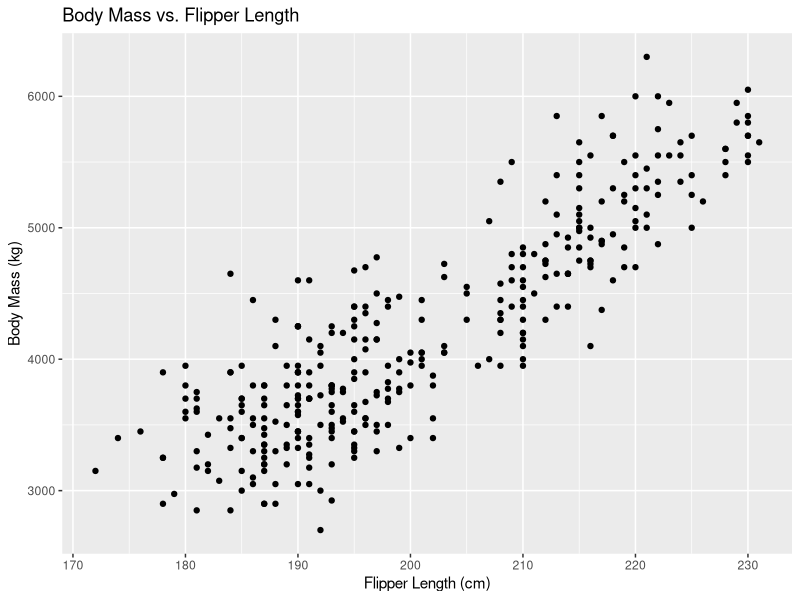
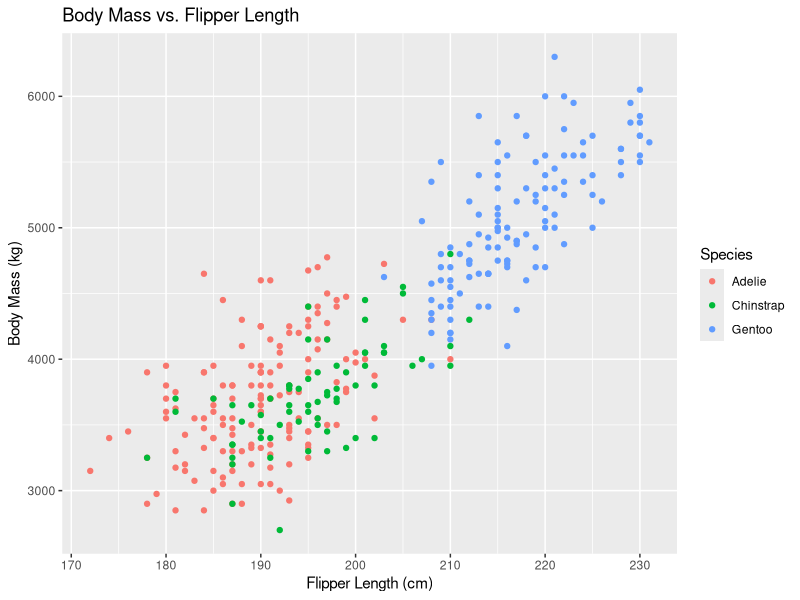
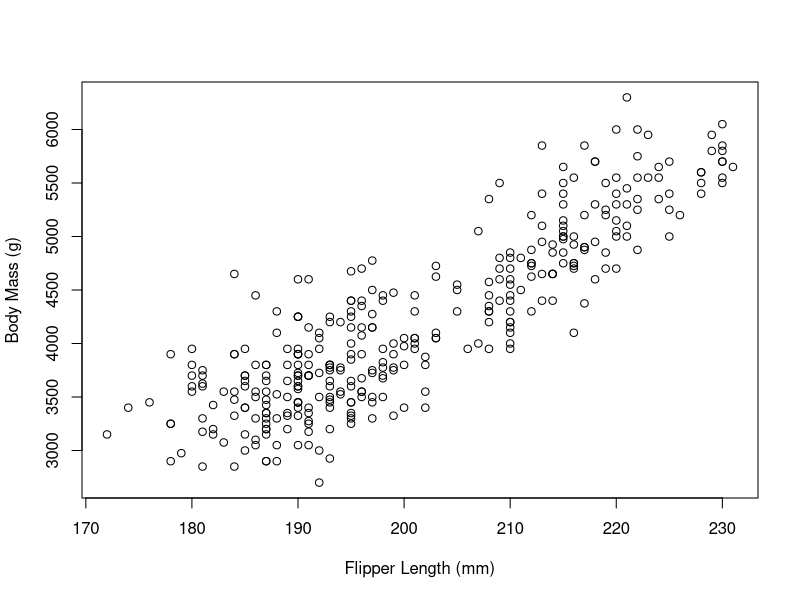
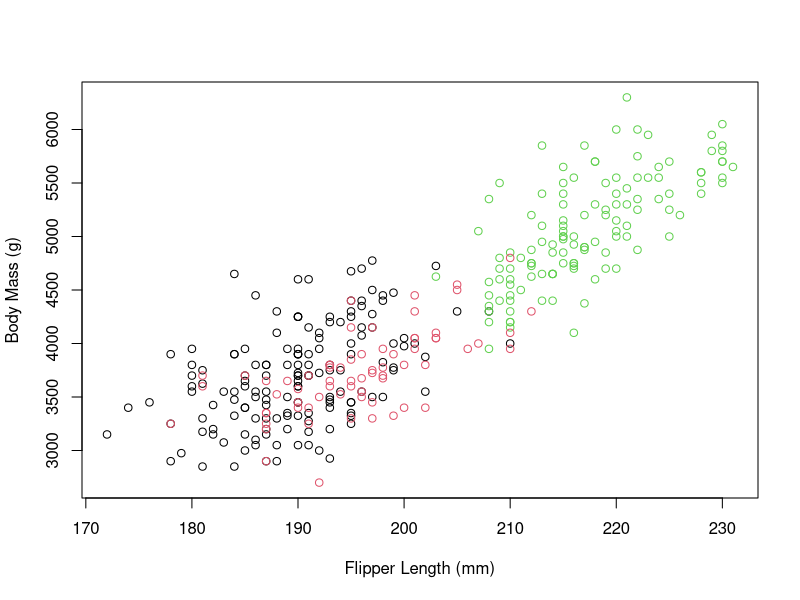
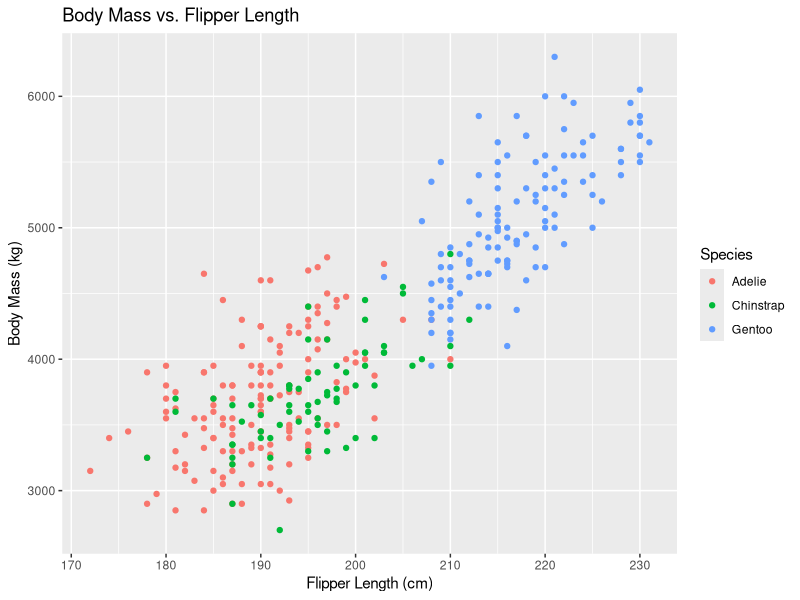
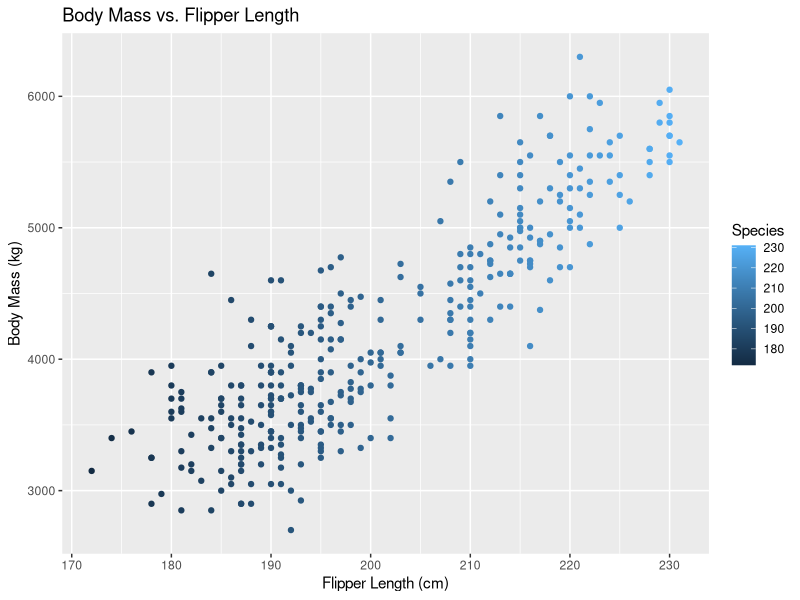
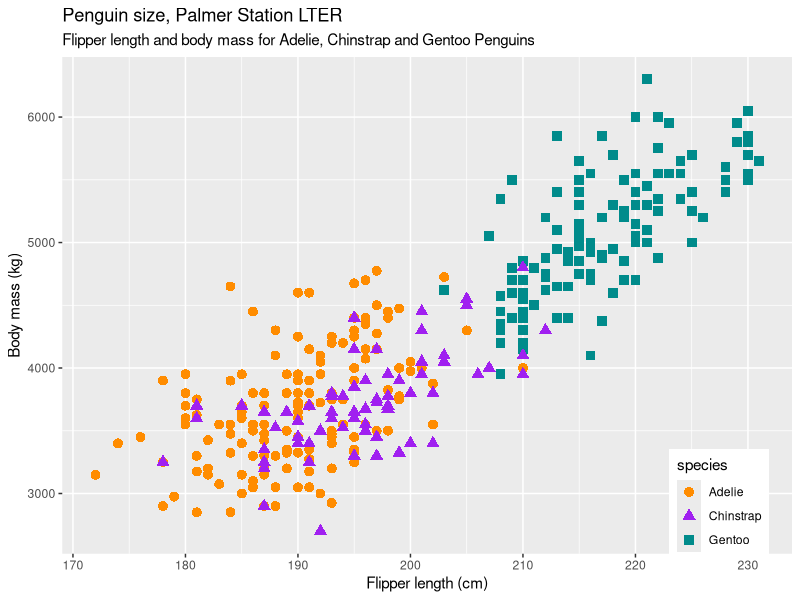
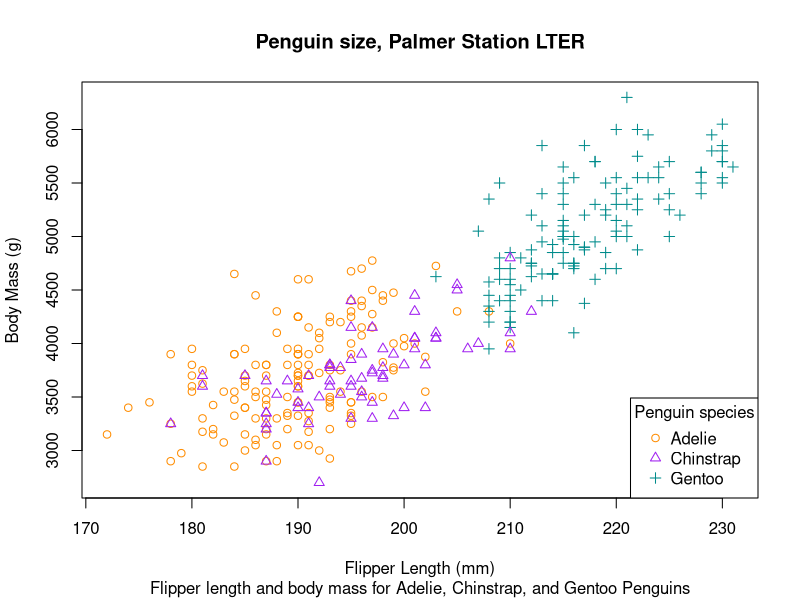

The R source for these figures, in order: (Note: this script raises an error after producing the figures.)
## ---- chunk 1
#standardize figure sizes
knitr::opts_chunk$set(fig.width = 8.5, fig.height = 8.5)
options(tibble.width = Inf)  # Set to Inf to attempt to print all columns of tibbles
library(ggplot2,warn.conflicts = FALSE,verbose = FALSE)
## ---- chunk 2
suppressPackageStartupMessages(library(tidyverse))
#install.packages('palmerpenguins')
library(palmerpenguins)
## ---- chunk 3
#what class is our data
class(penguins)

head(penguins)
## ---- chunk 4
head(penguins$flipper_length_mm)
class(penguins$flipper_length_mm)
## ---- chunk 5
#simple ggplot plot with x and y axis labeled
ggplot(penguins, aes(x = flipper_length_mm, y = body_mass_g,)) +
  geom_point() +
  labs(x = "Flipper Length (cm)", y = "Body Mass (kg)",
       title = "Body Mass vs. Flipper Length")
## ---- chunk 6
# color dots by species
ggplot(penguins, aes(x = flipper_length_mm, y = body_mass_g, color = species)) +
  geom_point() +
  labs(x = "Flipper Length (cm)", y = "Body Mass (kg)",
       title = "Body Mass vs. Flipper Length",
       color = "Species")
## ---- chunk 7
#simple base r plot with x and y axis labeled
plot(penguins$flipper_length_mm, penguins$body_mass_g,
     xlab = "Flipper Length (mm)", ylab = "Body Mass (g)")
## ---- chunk 8
# color dots by species
plot(penguins$flipper_length_mm, penguins$body_mass_g,
     xlab = "Flipper Length (mm)", ylab = "Body Mass (g)",
     col = penguins$species) 
## ---- chunk 9
ggplot(penguins, aes(x = flipper_length_mm, y = body_mass_g)) +
  geom_point(aes(color = species)) +
  labs(x = "Flipper Length (cm)", y = "Body Mass (kg)",
       title = "Body Mass vs. Flipper Length",
       color = "Species")
## ---- chunk 10
ggplot(penguins, aes(x = flipper_length_mm, y = body_mass_g, color = species)) +
  geom_point(aes(color = flipper_length_mm)) + # local aesthetic applied here
  labs(x = "Flipper Length (cm)", y = "Body Mass (kg)",
       title = "Body Mass vs. Flipper Length",
       color = "Species")
## ---- chunk 11
# Even more complex example with custom labels, colors, and fig legend position
ggplot(data = penguins, aes(x = flipper_length_mm, y = body_mass_g)) +
  geom_point(aes(color = species, shape = species), size = 3) +
  scale_color_manual(values = c("darkorange","purple","cyan4")) +
  labs(title = "Penguin size, Palmer Station LTER",
       subtitle = "Flipper length and body mass for Adelie, Chinstrap and Gentoo Penguins",
       x = "Flipper length (cm)",
       y = "Body mass (kg)") +
  theme(legend.position = c(0.9, 0.1))
## ---- chunk 12
#Similar figure using base R
species_colors <- c("darkorange", "purple", "cyan4")

plot(penguins$flipper_length_mm, penguins$body_mass_g,
     xlab = "Flipper Length (mm)", ylab = "Body Mass (g)",
     main = "Penguin size, Palmer Station LTER",
     sub = "Flipper length and body mass for Adelie, Chinstrap, and Gentoo Penguins",
     pch = as.numeric(penguins$species), # Assign shapes based on species
     col = species_colors[penguins$species]) # Assign colors based on species

# Add legend
legend("bottomright", legend = levels(penguins$species),
       col = species_colors, 
       pch = 1:3, #shape codes to legend
       title = "Penguin species")
## ---- chunk 13
# ggplot boxplot of body mass values in each species
ggplot(data = penguins, aes(x = species, y = body_mass_g)) +
  geom_boxplot(aes(color = species), width = 0.3) +
  labs(x = "Species",
       y = "Body mass (g)")
## ---- chunk 14
# Base R boxplot of body mass values in each species
boxplot(body_mass_g ~ species, data = penguins,
        col = c("darkorange", "purple", "cyan4"),
        main = "Body Mass by Penguin Species",
        xlab = "Species",
        ylab = "Body Mass (g)")
## ---- chunk 15
# overlay the raw data points using geom_jitter
ggplot(data = penguins, aes(x = species, y = body_mass_g)) +
  geom_boxplot(aes(color = species), width = 0.3, show.legend = FALSE) +
  geom_jitter(aes(color = species), alpha = 0.5, show.legend = FALSE, 
     position = position_jitter(width = 0.2)) +
  labs(x = "Species",
       y = "Body mass (g)")

## ---- chunk 16
# Create the boxplot
boxplot(body_mass_g ~ species, data = penguins,
        col = c("darkorange", "purple", "cyan4"),
        main = "Body Mass by Penguin Species",
        xlab = "Species",
        ylab = "Body mass (g)")

# Add overlaid points (jittered). Factor controls the width of the points\
#cex controls their size, and pch controls the symbol
points(jitter(as.numeric(penguins$species), factor = 1.5),
       penguins$body_mass_g,
       pch = 16, cex = 0.8)

# Add custom legend (optional)
legend("bottomright", legend = levels(penguins$species),
       fill = c("darkorange", "purple", "cyan4"),
       title = "Penguin species")
## ---- chunk 17
#fancier, with new colors and labels
ggplot(data = penguins, aes(x = bill_depth_mm)) +
  geom_histogram(aes(fill = species), alpha = 0.5, position = "identity") +
  scale_fill_manual(values = c("darkorange","purple","cyan4")) +
  labs(x = "Flipper length (mm)",
       y = "Frequency",
       title = "Penguin flipper lengths")
## ---- chunk 18
# a simple histogram of flipper length in ggplot
ggplot(data = penguins, aes(x = bill_depth_mm)) +
  geom_histogram() 
## ---- chunk 19
# simple histogram of flipper length
hist(penguins$bill_depth_mm, main = "Histogram of Penguin Bill Depth", xlab = "Bill Depth (mm)")
## ---- chunk 20
ggplot(data = penguins, aes(x = body_mass_g)) +
  geom_histogram(bins = 30) +
  labs(x = "Body Mass (g)", y = "Frequency")
       
ggplot(data = penguins, aes(x = bill_depth_mm)) +
  geom_histogram(binwidth=0.5) 
## ---- chunk 21
#change the number of bins to your liking 
hist(penguins$bill_depth_mm, breaks = 30, main = "Histogram of Penguin Bill Depth", xlab = "Bill Depth (mm)")
## ---- chunk 22
# Calculate the mean bill depth for each species
mean_depth <- penguins %>%
  group_by(species) %>%
  summarize(mean_bill_depth = mean(bill_depth_mm, na.rm = TRUE))

# add a line representing the mean to the histogram
ggplot(penguins, aes(x = bill_depth_mm, fill = species)) +
  geom_histogram(aes(fill = species), alpha = 0.5, position = "identity") +
  scale_fill_manual(values = c("darkorange","purple","cyan4")) +
  labs(x = "Flipper length (mm)",
     y = "Frequency",
     title = "Penguin flipper lengths")+
  geom_vline(data = mean_depth, aes(xintercept = mean_bill_depth),
     color = "red", linetype = "dashed", linewidth = 1) +
  geom_text(data = mean_depth, aes(x = mean_bill_depth, y = c(15,10,15),
     label = paste(species, "mean:", round(mean_bill_depth, 2))),
     color = "black", vjust = -0.5, 
     hjust = 0.5, size = 4) 
## ---- chunk 23
# Scatter plots with facet_grid
ggplot(data = penguins, aes(x = flipper_length_mm, y = body_mass_g)) +
  geom_point(aes(color = species, shape = species), size = 3) +
  scale_color_manual(values = c("darkorange","purple","cyan4")) +
  labs(title = "Penguin size, Palmer Station LTER",
       subtitle = "Flipper length and body mass for Adelie, Chinstrap and Gentoo Penguins",
       x = "Flipper length (cm)",
       y = "Body mass (kg)",
       color = "Penguin species",
       shape = "Penguin species") +
  theme(legend.position = c(0.9, 0.1), # x and y on a relative scale (0-1)
        plot.title.position = "plot",
        plot.caption = element_text(hjust = 0, face= "italic"),
        plot.caption.position = "plot") +
  facet_grid(. ~ island) 

#Boxplots with facet_grid
ggplot(data = penguins, aes(x = species, y = body_mass_g)) +
  geom_boxplot(aes(color = species), width = 0.3, show.legend = FALSE) +
  geom_jitter(aes(color = species), alpha = 0.5, show.legend = FALSE, position = position_jitter(width = 0.2)) +
  labs(x = "Species",
       y = "Body mass (g)") +
  facet_grid(. ~ year) 

# Histograms with facet_grid for year
ggplot(penguins, aes(x = bill_depth_mm, fill = species)) +
  geom_histogram(aes(fill = species), 
     alpha = 0.5, 
     position = "identity",
     binwidth=0.5) +
  scale_fill_manual(values = c("darkorange","purple","cyan4")) +
  labs(x = "Flipper length (mm)",
     y = "Frequency",
     title = "Penguin flipper lengths")+
  geom_vline(data = mean_depth, aes(xintercept = mean_bill_depth),
     color = "red", linetype = "dashed", linewidth = 1) +
  geom_text(data = mean_depth, aes(x = mean_bill_depth, y = c(10,7,5,10,7,5,10,7,5),
     label = paste(species, "mean:", round(mean_bill_depth, 2))),
     color = "black", vjust = -0.3, hjust = 0.5, size = 4) +
  facet_grid(year ~ .) 
## ---- chunk 24
#install.packages("viridis")
library(viridis)
# Scatter plots with facet_grid
ggplot(data = penguins, aes(x = flipper_length_mm, y = body_mass_g)) +
  geom_point(aes(color = flipper_length_mm, shape = species), size = 3) +
  scale_color_viridis() + #scale_color_viridis_d is for discrete variables like species
  labs(title = "Penguin size, Palmer Station LTER",
       x = "Flipper length (cm)",
       y = "Body mass (kg)",
       color = "Flipper length",
       shape = "Penguin species")

ggplot(data = penguins, aes(x = flipper_length_mm, y = body_mass_g)) +
  geom_point(aes(color = species, shape = species), size = 3) +
  scale_color_viridis_d(option="plasma") + #try a new color scheme
  labs(title = "Penguin size, Palmer Station LTER",
       x = "Flipper length (cm)",
       y = "Body mass (kg)",
       color = "Penguin species",
       shape = "Penguin species")
## ---- chunk 25
knitr::include_graphics("data/DataVizDay2-files/ggcats.gif")
